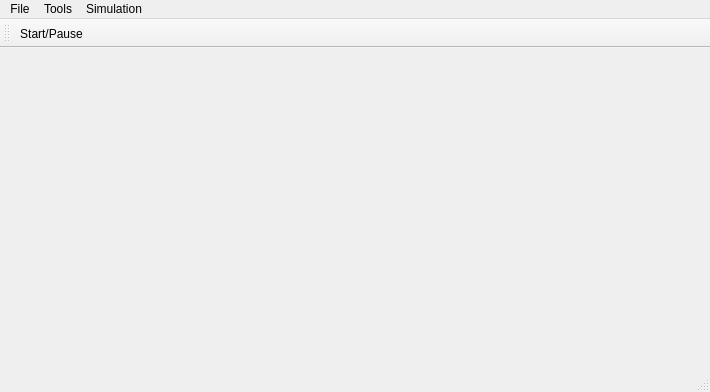
<?xml version="1.0" encoding="UTF-8"?>
<ui version="4.0">
 <class>MainWindow</class>
 <widget class="QMainWindow" name="MainWindow">
  <property name="geometry">
   <rect>
    <x>0</x>
    <y>0</y>
    <width>710</width>
    <height>392</height>
   </rect>
  </property>
  <property name="windowTitle">
   <string/>
  </property>
  <widget class="QWidget" name="centralwidget"/>
  <widget class="QStatusBar" name="statusbar"/>
  <widget class="QMenuBar" name="menubar">
   <property name="geometry">
    <rect>
     <x>0</x>
     <y>0</y>
     <width>710</width>
     <height>27</height>
    </rect>
   </property>
   <widget class="QMenu" name="menuFile">
    <property name="title">
     <string>File</string>
    </property>
    <addaction name="actionOpen"/>
    <addaction name="actionLoad_Parameters"/>
    <addaction name="separator"/>
    <addaction name="separator"/>
    <addaction name="action_quit"/>
   </widget>
   <widget class="QMenu" name="menuTools_2">
    <property name="title">
     <string>Tools</string>
    </property>
    <addaction name="action_camera_reset"/>
    <addaction name="actionTake_Screenshots"/>
   </widget>
   <widget class="QMenu" name="menuSimulation">
    <property name="title">
     <string>Simulation</string>
    </property>
    <addaction name="actionStart_Pause"/>
   </widget>
   <addaction name="menuFile"/>
   <addaction name="menuTools_2"/>
   <addaction name="menuSimulation"/>
  </widget>
  <widget class="QToolBar" name="toolBar">
   <property name="sizePolicy">
    <sizepolicy hsizetype="Preferred" vsizetype="Fixed">
     <horstretch>0</horstretch>
     <verstretch>0</verstretch>
    </sizepolicy>
   </property>
   <property name="windowTitle">
    <string>toolBar</string>
   </property>
   <property name="movable">
    <bool>true</bool>
   </property>
   <property name="allowedAreas">
    <set>Qt::BottomToolBarArea|Qt::TopToolBarArea</set>
   </property>
   <property name="floatable">
    <bool>false</bool>
   </property>
   <attribute name="toolBarArea">
    <enum>TopToolBarArea</enum>
   </attribute>
   <attribute name="toolBarBreak">
    <bool>false</bool>
   </attribute>
   <addaction name="actionStart_Pause"/>
  </widget>
  <action name="action_camera_reset">
   <property name="text">
    <string>Reset Camera</string>
   </property>
   <property name="shortcut">
    <string>Ctrl+Shift+R</string>
   </property>
  </action>
  <action name="action_quit">
   <property name="icon">
    <iconset resource="../../icons.qrc">
     <normaloff>:/gui/icons/but-quit.png</normaloff>:/gui/icons/but-quit.png</iconset>
   </property>
   <property name="text">
    <string>Quit</string>
   </property>
   <property name="shortcut">
    <string>Ctrl+Q</string>
   </property>
  </action>
  <action name="actionOpen">
   <property name="icon">
    <iconset resource="../../icons.qrc">
     <normaloff>:/gui/icons/open-file-folder-svgrepo-com.svg</normaloff>:/gui/icons/open-file-folder-svgrepo-com.svg</iconset>
   </property>
   <property name="text">
    <string>Open Snapshot...</string>
   </property>
   <property name="shortcut">
    <string>Ctrl+O</string>
   </property>
  </action>
  <action name="actionStart_Pause">
   <property name="checkable">
    <bool>true</bool>
   </property>
   <property name="icon">
    <iconset resource="../../icons.qrc">
     <normaloff>:/gui/icons/media-playback-start.svg</normaloff>
     <normalon>:/gui/icons/media-playback-pause.svg</normalon>:/gui/icons/media-playback-start.svg</iconset>
   </property>
   <property name="text">
    <string>Start/Pause</string>
   </property>
   <property name="shortcut">
    <string>F5</string>
   </property>
  </action>
  <action name="actionTake_Screenshots">
   <property name="checkable">
    <bool>true</bool>
   </property>
   <property name="text">
    <string>Take Screenshots</string>
   </property>
  </action>
  <action name="actionLoad_Parameters">
   <property name="text">
    <string>Load Parameters...</string>
   </property>
   <property name="shortcut">
    <string>Ctrl+L</string>
   </property>
  </action>
 </widget>
 <resources>
  <include location="../../icons.qrc"/>
 </resources>
 <connections/>
</ui>
